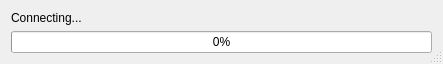
<?xml version="1.0" encoding="UTF-8"?>
<ui version="4.0">
 <class>ExportDialog</class>
 <widget class="QDialog" name="ExportDialog">
  <property name="windowModality">
   <enum>Qt::ApplicationModal</enum>
  </property>
  <property name="geometry">
   <rect>
    <x>0</x>
    <y>0</y>
    <width>443</width>
    <height>58</height>
   </rect>
  </property>
  <property name="windowTitle">
   <string>Export Data</string>
  </property>
  <property name="windowIcon">
   <iconset resource="../qrc/editor.qrc">
    <normaloff>:/Trade_Engineering.png</normaloff>:/Trade_Engineering.png</iconset>
  </property>
  <property name="sizeGripEnabled">
   <bool>true</bool>
  </property>
  <property name="modal">
   <bool>true</bool>
  </property>
  <layout class="QVBoxLayout" name="verticalLayout">
   <item>
    <widget class="QLabel" name="label">
     <property name="text">
      <string>Connecting...</string>
     </property>
     <property name="alignment">
      <set>Qt::AlignLeading|Qt::AlignLeft|Qt::AlignTop</set>
     </property>
     <property name="wordWrap">
      <bool>true</bool>
     </property>
    </widget>
   </item>
   <item>
    <widget class="QProgressBar" name="progressBar">
     <property name="value">
      <number>0</number>
     </property>
    </widget>
   </item>
  </layout>
 </widget>
 <resources>
  <include location="../qrc/editor.qrc"/>
 </resources>
 <connections/>
</ui>
